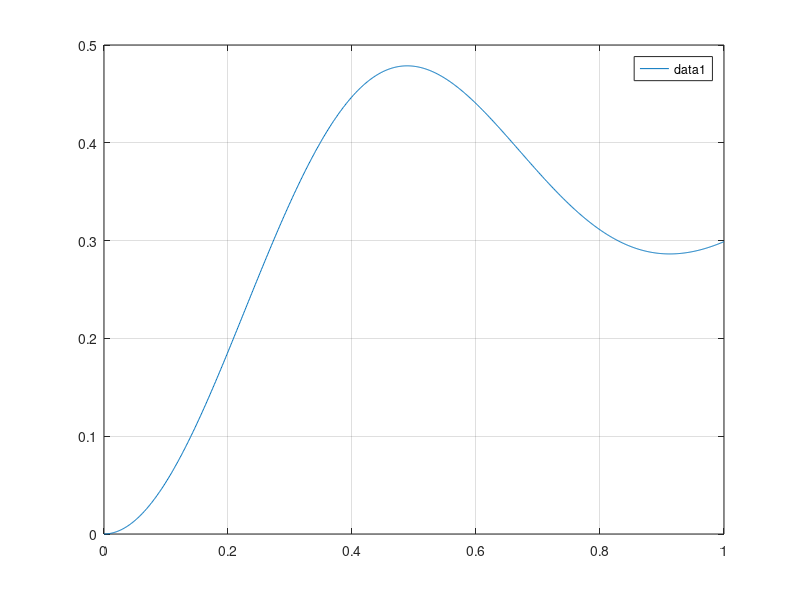

Source code (MATLAB):
%%
clc;
clear all;
close all;
format long e;
% Dynamic Backward Euler problem 
%%%%%%%%%%%%%%%%%%%%%%%%%%%%%%%%%%%%%%%%%%%%%%%%
k=10;
k11=1.1;k12=k;k21=1.2;k22=k;k31=1.3;k32=k;k41=1.4;k42=k;
l1=2;l2=1;l3=0.8;l4=1.25;
m_1=1e-1;
m_2=2e-1;
m_3=3e-1;
m_4=4e-1;
m_5=5e-1;
m_6=6e-1;
m_7=7e-1;
m_8=8e-1;
m_9=9e-1;
m_10=10e-1;
m_11=11e-1;
tend=1;
u_init=0;
du_init=0;
%%%%%%%%%%%%%%%%%%%%%%%%%%%%%%%%%%%%%%%%%%%%%%%%
% System Mono
M=diag([m_1, m_2, m_3, m_4, m_5, m_6, m_7, m_8, m_9, m_10, m_11]);
K=[k11+k21+k31+k41 -k11*l1-k41*l1+k21*l2+k31*l2 -k11*l3-k21*l3+k31*l4+k41*l4 -k11 0 -k21 0 -k31 0 -k41 0;
   0 l1*l1*k11+l2*l2*k21+l2*l2*k31+l1*l1*k41 l1*l3*k11-l3*l2*k21+l2*l4*k31-l1*l4*k41 l1*k11 0 -l2*k21 0 -l2*k31 0 l1*k41 0;
   0 0 l3*l3*k11+l3*l3*k21+l4*l4*k31+l4*l4*k41 l3*k11 0 l3*k21 0 -l4*k31 0 -l4*k41 0;
   0 0 0 k11+k12 -k12 0 0 0 0 0 0;
   0 0 0 0 k12 0 0 0 0 0 0;
   0 0 0 0 0 k21+k22 -k22 0 0 0 0;
   0 0 0 0 0 0 k22 0 0 0 0;
   0 0 0 0 0 0 0 k31+k32 -k32 0 0;
   0 0 0 0 0 0 0 0 k32 0 0;
   0 0 0 0 0 0 0 0 0 k41+k42 -k42;
   0 0 0 0 0 0 0 0 0 0 k42];
K=K+K'-diag(diag(K));
D = K *0;
%%%%%%%%%%%%%%%%%%%%%%%%%%%%%%%%%%%%%%%%%%%%%%%%
% Allocate memory
t=zeros(1000+1,1);
u_sol=zeros(1000+1,11);
u_n_p_1=zeros(11,1);
%%%%%%%%%%%%%%%%%%%%%%%%%%%%%%%%%%%%%%%%%%%%%%%%
h=1/(1000);
%%%%%%%%%%%%%%%%%%%%%%%%%%%%%%%%%%%%%%%%%%%%%%%%
u_n=[u_init; zeros(10,1)];
u_n_m_1=[u_init; zeros(10,1)]-h*[du_init; zeros(10,1)];
A=((1/(h*h))*M+(1/h)*D+K);
B=((2/(h*h))*M+(1/h)*D);
f_n_p_1=[1.1; zeros(10,1)];
%%%%%%%%%%%%%%%%%%%%%%%%%%%%%%%%%%%%%%%%%%%%%%%%
% Time loop
j=2;
tic
for i = h:h:tend
    u_n_p_1=A\(B*u_n-((1/(h*h))*M)*u_n_m_1+f_n_p_1);
   % Get solution
    t(j)=i;   
    u_sol(j,:)=u_n_p_1;   
    u_n_m_1=u_n;
    u_n    =u_n_p_1;
    j=j+1;
end
toc
%%%%%%%%%%%%%%%%%%%%%%%%%%%%%%%%%%%%%%%%%%%%%%%%
% Some plots
figure();
plot(t,u_sol(:,1)); grid on;
legend;

disp(u_sol(501,1))
disp(u_sol(1001,1))

